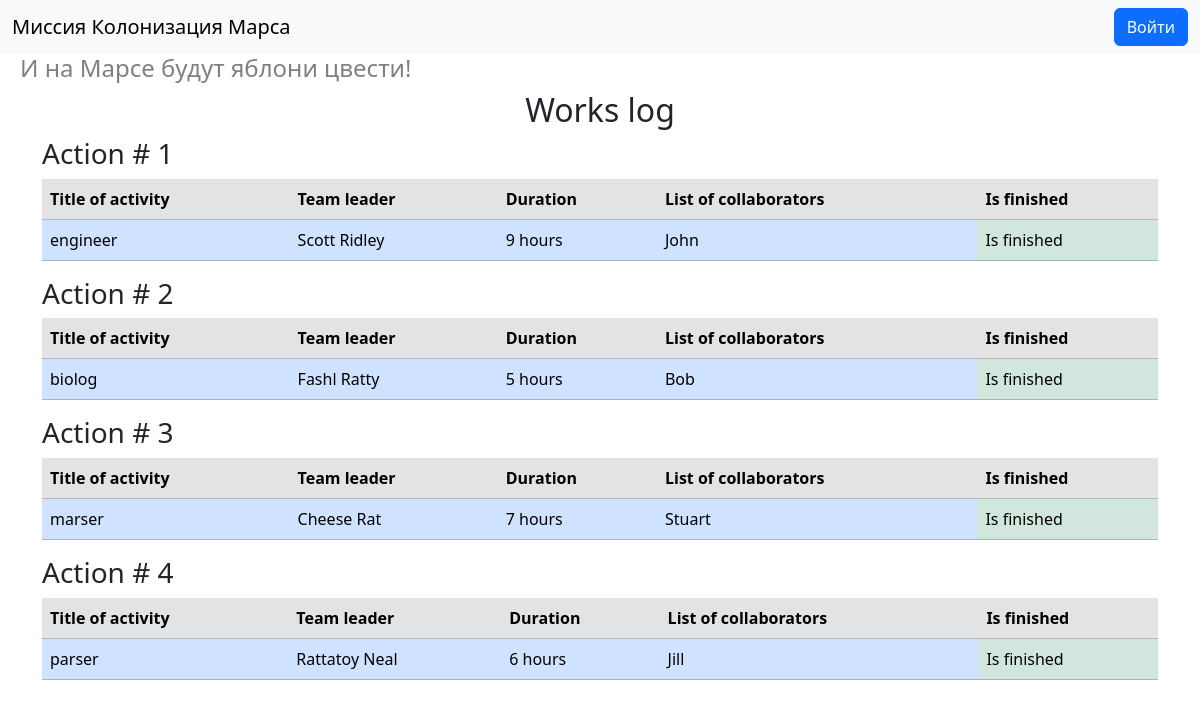
/index, run on the app's committed database.
### data/jobs.py (models this page shows)
class Jobs(SqlAlchemyBase):
    __tablename__ = 'jobs'
    id = Column(Integer, primary_key=True, autoincrement=True)
    team_leader = Column(Integer, ForeignKey('users.id'))
    job = Column(String)
    work_size = Column(Integer)
    collaborators = Column(String)
    start_date = Column(DateTime)
    end_date = Column(DateTime)
    is_finished = Column(Boolean)
    user = orm.relationship('User')

### data/user.py (models this page shows, shortened)
class User(SqlAlchemyBase, UserMixin):
    __tablename__ = 'users'
    id = Column(Integer, primary_key=True, autoincrement=True)
    surname = Column(String)
    name = Column(String)
    age = Column(Integer)
    position = Column(String)
    speciality = Column(String)
    address = Column(String)
    email = Column(String, unique=True)
    hashed_password = Column(String)
    modified_date = Column(DateTime)
    jobs = orm.relationship('Jobs', back_populates='user')

### app.py (the view)
@app.route('/')
@app.route('/index')
def get_index():
    session = create_session()
    result = session.query(Jobs, User).join(User, Jobs.team_leader == User.id)
    return render_template('index.html', title='Главная страница', result=result)

### data/db_session.py (called while the page is built)
def create_session() -> Session:
    global __factory
    return __factory()

### templates/index.html
{% extends "base.html" %}
{% block content %}
<div class="container">
    <div class="row">
        <div class="col">
            <h2 class="text-center">Works log</h2>
        </div>
    </div>
    {% for jobs, user in result %}
    <div class="row">
        <div class="col">
            <h3>Action # {{ jobs.id }}</h3>
        </div>
    </div>
    <div class="row">
        <div class="col">
            <table class="table">
                <tr>
                    <th class="table-secondary">Title of activity</th>
                    <th class="table-secondary">Team leader</th>
                    <th class="table-secondary">Duration</th>
                    <th class="table-secondary">List of collaborators</th>
                    <th class="table-secondary">Is finished</th>
                </tr>
                <tr>
                    <td class="table-primary">{{ jobs.job }}</td>
                    <td class="table-primary">{{ user.surname }} {{ user.name }}</td>
                    <td class="table-primary">{{ jobs.work_size }} hours</td>
                    <td class="table-primary">{{ jobs.collaborators }}</td>
                    {% if jobs.is_finished %}
                        <td class="table-success">Is finished</td>
                    {% else %}
                        <td class="table-danger">Is not finished</td>
                    {% endif %}
                </tr>
            </table>
        </div>
    </div>
    {% endfor %}
</div>
{% endblock %}

### templates/base.html (shortened to what this page needs)
<!DOCTYPE html>
<html lang="ru">
<head>
    <link href="https://cdn.jsdelivr.net/npm/bootstrap@5.3.8/dist/css/bootstrap.min.css" rel="stylesheet">
    <link href="{{ url_for('static', filename='css/style.css') }}" rel="stylesheet">
</head>
<body>
    <nav class="navbar bg-body-tertiary">
        <div class="container-fluid">
            <h1 class="navbar-brand mb-0">
                Миссия Колонизация Марса
            </h1>
            <ul class="navbar-nav">
                {% if current_user.is_authenticated %}
                <li class="nav-item">
                    <a href="#" class="nav-link">{{ current_user.name }}</a>
                </li>
                <li class="nav-item">
                    <a href="/logout" class="btn btn-danger">Выйти</a>
                </li>
                {% else %}
                <li class="nav-item">
                    <a href="/login" class="btn btn-primary">Войти</a>
                </li>
                {% endif %}
            </ul>
        </div>
    </nav>
    <h4>
        И на Марсе будут яблони цвести!
    </h4>
    {% block content %}{% endblock %}
</body>
</html>

### static/css/style.css (style rules this page uses)
h4 { color: grey; padding-left: 20px; }

### data on the page
Jobs: id "1", job "engineer", surname "Scott", name "Ridley", work_size "9", collaborators "John", is_finished "Is finished"
Jobs: id "2", job "biolog", surname "Fashl", name "Ratty", work_size "5", collaborators "Bob", is_finished "Is finished"
Jobs: id "3", job "marser", surname "Cheese", name "Rat", work_size "7", collaborators "Stuart", is_finished "Is finished"
Jobs: id "4", job "parser", surname "Rattatoy", name "Neal", work_size "6", collaborators "Jill", is_finished "Is finished"
